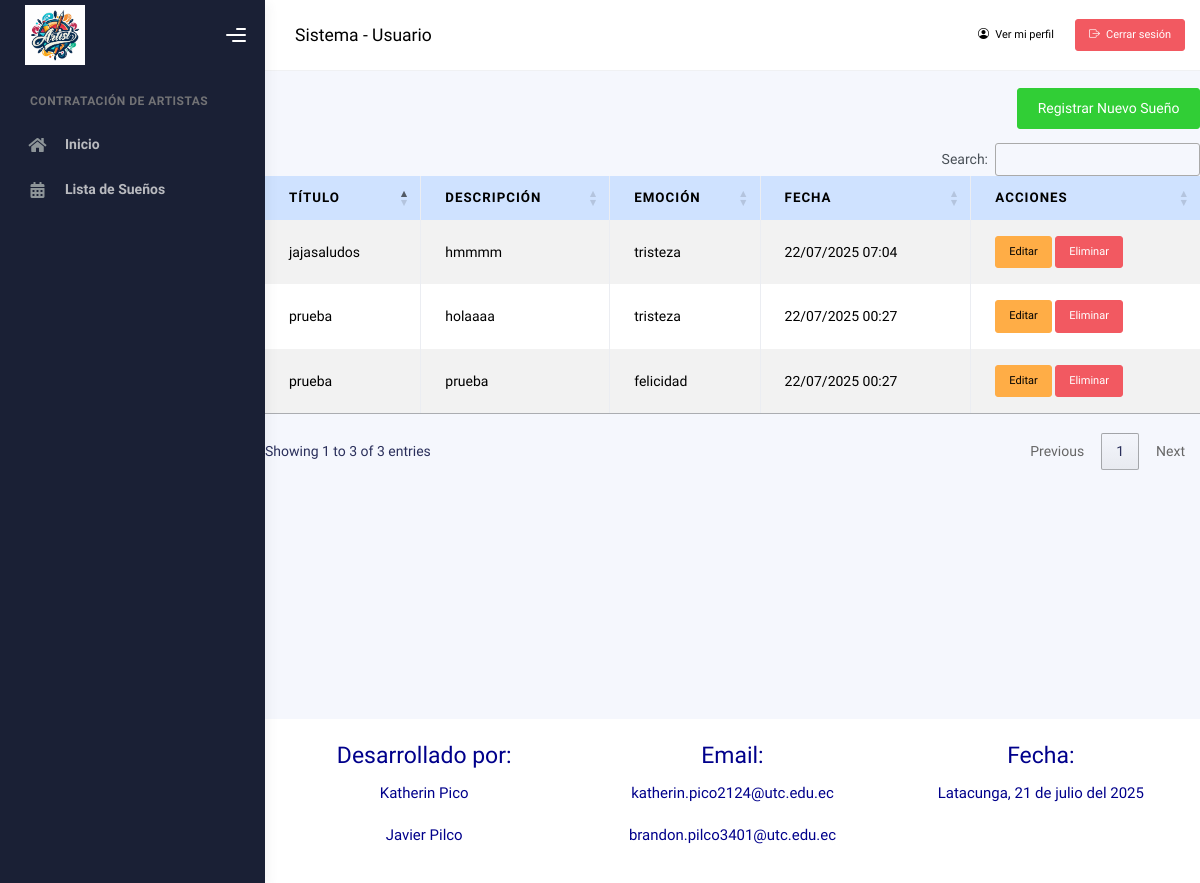
The app's page /usuario/suenos/ (signed in), older data.
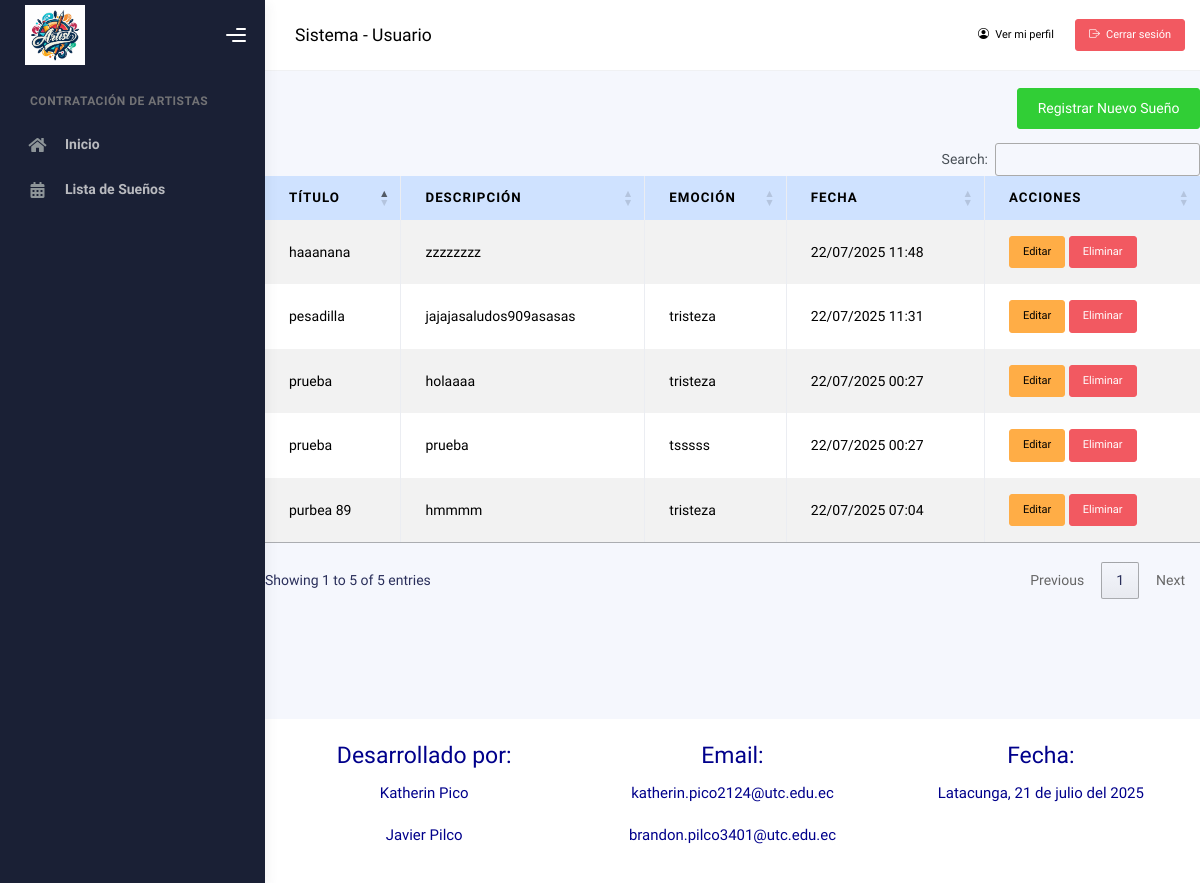
The same page, newer data.
### Aplicaciones/Sistema/models.py (models this page shows, shortened)
class Sueno(models.Model):
    usuario = models.ForeignKey(Usuario, on_delete=models.CASCADE, limit_choices_to={'rol': 'Usuario'})
    titulo = models.CharField(max_length=100)
    descripcion = models.TextField()
    emocion = models.ForeignKey(Emocion, on_delete=models.SET_NULL, null=True)
    fecha_creacion = models.DateTimeField(auto_now_add=True)
    class Meta:
        ordering = ['-fecha_creacion']

class Emocion(models.Model):
    nombre = models.CharField(max_length=50)
    descripcion = models.TextField(null=True, blank=True)
    valor = models.IntegerField(default=0)
    class Meta:
        ordering = ['nombre']

### Aplicaciones/Sistema/views.py (the view)
# urls.py: path('usuario/suenos/', views.listar_suenos, name='listar_suenos'),
def listar_suenos(request):
    usuario_id = request.session.get('usuario_id')
    if not usuario_id:
        return redirect('login')
    usuario = Usuario.objects.get(id=usuario_id)
    suenos = Sueno.objects.filter(usuario=usuario)
    return render(request, 'usuario/sueno/listarSuenos.html', {'suenos': suenos})

### Aplicaciones/Sistema/templates/usuario/sueno/listarSuenos.html (shortened to what this page needs)
{% extends 'usuario/plantilla.html' %}
{% load static %}
{% block contenido %}
<div class="container mt-5">
    <h2 class="text-center text-primary">Mis Sueños</h2>
    <div class="text-end mb-3">
        <a href="{% url 'nuevo_sueno' %}" class="btn btn-success">Registrar Nuevo Sueño</a>
    </div>
    <table class="table table-bordered table-striped table-hover" id="tbl_suenos">
        <thead class="table-primary">
            <tr>
                <th>Título</th>
                <th>Descripción</th>
                <th>Emoción</th>
                <th>Fecha</th>
                <th>Acciones</th>
            </tr>
        </thead>
        <tbody>
            {% for sueno in suenos %}
            <tr>
                <td>{{ sueno.titulo }}</td>
                <td>{{ sueno.descripcion }}</td>
                <td>{{ sueno.emocion.nombre }}</td>
                <td>{{ sueno.fecha_creacion|date:"d/m/Y H:i" }}</td>
                <td>
                    <a href="{% url 'editar_sueno' sueno.id %}" class="btn btn-warning btn-sm">Editar</a>
                    <form method="post" action="{% url 'eliminar_sueno' sueno.id %}" class="d-inline eliminar-form">
                        <button type="submit" class="btn btn-danger btn-sm">Eliminar</button>
                    </form>
                </td>
            </tr>
            {% empty %}
            <tr>
                <td colspan="5" class="text-center">No has registrado sueños aún.</td>
            </tr>
            {% endfor %}
        </tbody>
    </table>
</div>
{% endblock %}

Row changes from the older to the newer data that the page shows:
added Sueno: titulo "haaanana", descripcion "zzzzzzzz", fecha_creacion "22/07/2025 11:48"
added Sueno: titulo "pesadilla", descripcion "jajajasaludos909asasas", emocion.nombre "tristeza", fecha_creacion "22/07/2025 11:31"
changed Sueno "hmmmm": titulo "jajasaludos" → "purbea 89"
changed through a linked row, Sueno: emocion.nombre "felicidad" → "tsssss"
Text that changed along with them:
text written by a page script: "Search: Showing 1 to 3 of 3 entries Previous 1 Next" → "Search: Showing 1 to 5 of 5 entries Previous 1 Next"
